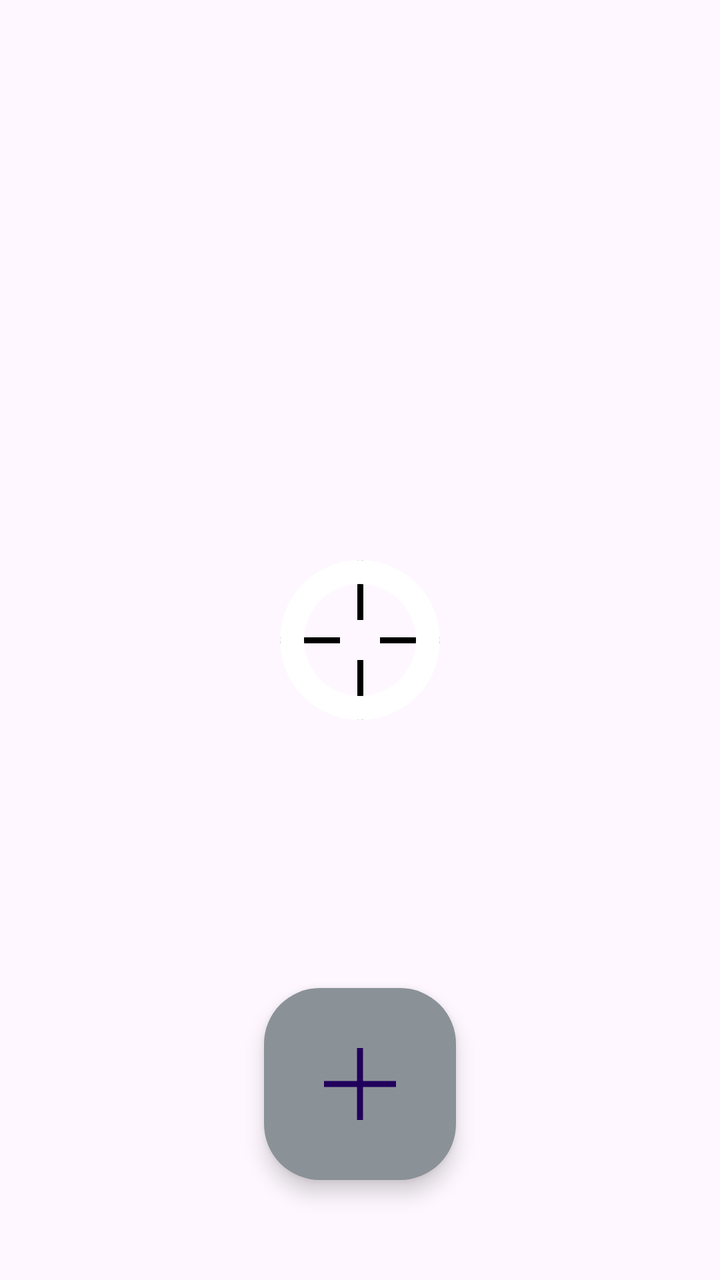
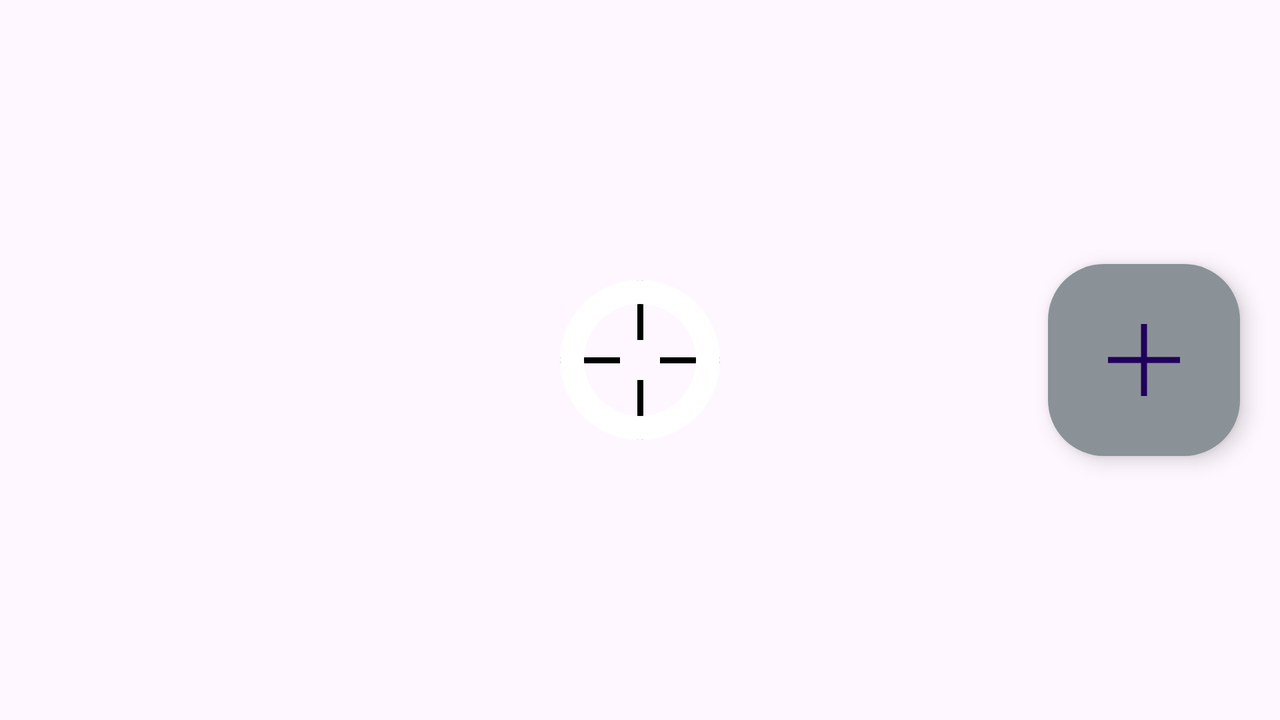

The same Android screen from two of the app's own layout files: first res/layout/ as a phone draws it, then the author's variant for another configuration, drawn on a device whose configuration selects that folder. Both files follow.
<!-- AndroidManifest.xml: application theme Theme.ColourPicker -->
<!-- res/layout/fragment_camera.xml -->
<?xml version="1.0" encoding="utf-8"?>
<androidx.constraintlayout.widget.ConstraintLayout xmlns:android="http://schemas.android.com/apk/res/android"
    xmlns:app="http://schemas.android.com/apk/res-auto"
    xmlns:tools="http://schemas.android.com/tools"
    android:layout_width="match_parent"
    android:layout_height="match_parent"
    android:id="@+id/selectActionsPaddingContainer"
    tools:context=".ui.camera.CameraFragment">

    <Button
        android:id="@+id/getTouchPosition"
        android:layout_width="match_parent"
        android:layout_height="match_parent"
        android:alpha="0"/>

    <TextView
        android:id="@+id/previewPickedColour"
        android:layout_width="match_parent"
        android:layout_height="wrap_content"
        android:background="@drawable/saved_colour_background"
        android:textSize="@dimen/abc_text_size_medium_material"
        android:layout_margin="5dp"
        android:gravity="center"
        android:padding="20dp"
        app:layout_constraintTop_toTopOf="parent"/>

    <androidx.constraintlayout.widget.ConstraintLayout
        android:layout_width="80dp"
        android:layout_height="80dp"
        app:layout_constraintStart_toStartOf="parent"
        app:layout_constraintEnd_toEndOf="parent"
        app:layout_constraintTop_toTopOf="parent"
        app:layout_constraintBottom_toBottomOf="parent">

        <TextView
            android:id="@+id/crossLeft"
            android:layout_width="30dp"
            android:layout_height="3dp"
            android:background="#000"
            app:layout_constraintStart_toStartOf="parent"
            app:layout_constraintTop_toTopOf="parent"
            app:layout_constraintBottom_toBottomOf="parent"/>

        <TextView
            android:id="@+id/crossRight"
            android:layout_width="30dp"
            android:layout_height="3dp"
            android:background="#000"
            app:layout_constraintEnd_toEndOf="parent"
            app:layout_constraintTop_toTopOf="parent"
            app:layout_constraintBottom_toBottomOf="parent"/>

        <TextView
            android:id="@+id/crossTop"
            android:layout_width="3dp"
            android:layout_height="30dp"
            android:background="#000"
            app:layout_constraintStart_toStartOf="parent"
            app:layout_constraintEnd_toEndOf="parent"
            app:layout_constraintTop_toTopOf="parent"/>

        <TextView
            android:id="@+id/crossBottom"
            android:layout_width="3dp"
            android:layout_height="30dp"
            android:background="#000"
            app:layout_constraintStart_toStartOf="parent"
            app:layout_constraintEnd_toEndOf="parent"
            app:layout_constraintBottom_toBottomOf="parent"/>

        <TextView
            android:id="@+id/pickerPreview"
            android:layout_width="match_parent"
            android:layout_height="match_parent"
            android:background="@drawable/circle_outline"/>

    </androidx.constraintlayout.widget.ConstraintLayout>

    <com.google.android.material.floatingactionbutton.FloatingActionButton
        android:id="@+id/pickColour"
        android:layout_width="wrap_content"
        android:layout_height="wrap_content"
        android:layout_marginBottom="50dp"
        android:src="@drawable/ic_plus"
        android:backgroundTint="?reversedColourAccent"
        app:layout_constraintStart_toStartOf="parent"
        app:layout_constraintEnd_toEndOf="parent"
        app:layout_constraintBottom_toBottomOf="parent"
        style="@style/Widget.Material3.FloatingActionButton.Large.Primary"/>

</androidx.constraintlayout.widget.ConstraintLayout>
<!-- resources referenced by this layout -->
<resources>
  <!-- drawable circle_outline (drawable) -->
  <vector xmlns:android="http://schemas.android.com/apk/res/android"
      android:width="24dp"
      android:height="24dp"
      android:viewportWidth="20"
      android:viewportHeight="20">
      <path
          android:fillColor="#fff"
          android:pathData="M0,10
          a10,10 0,0 1,20 0 h-3
          a7,7 0,0 0,-14 0 h-3
          a10,10 0,0 0,20 0 h-3
          a7,7 0,0 1,-14 0 h-3z
          "/>
  </vector>
  <!-- drawable ic_plus (drawable) -->
  <vector xmlns:android="http://schemas.android.com/apk/res/android"
      android:width="24dp"
      android:height="24dp"
      android:viewportWidth="24"
      android:viewportHeight="24">
      <path
          android:fillColor="?defaultTextColour"
          android:pathData="M11,0
          v24 h2 v-24 h-2
          m-11,11 h11 v2 h-11 v-2
          m13,0 h11 v2 h-11 v-2z"/>
  </vector>
  <!-- from res/values-v31/ -->
  <style name="Theme.ColourPicker" parent="Theme.Material3.DayNight.NoActionBar">
          
          <item name="colorPrimary">@color/grey_light</item>
          <item name="colorPrimaryVariant">@color/grey_dark</item>
          <item name="colorOnPrimary">@color/white</item>
          
          <item name="colorSecondary">@color/black</item>
          <item name="colorSecondaryVariant">@color/black</item>
          <item name="colorOnSecondary">@color/black</item>
          
          <item name="android:statusBarColor">?attr/colorPrimaryVariant</item>
          
          <item name="windowActionBar">false</item>
          <item name="windowNoTitle">true</item>
          <item name="android:windowDrawsSystemBarBackgrounds">true</item>
          <item name="android:windowLayoutInDisplayCutoutMode">shortEdges</item>
  
          <item name="mainColour">@color/material_dynamic_neutral_variant90</item>
          <item name="mainColourAccent">@color/material_dynamic_neutral80</item>
          <item name="reversedColour">@color/material_dynamic_neutral20</item>
          <item name="reversedColourAccent">@color/material_dynamic_neutral_variant60</item>
          <item name="mainShade">@color/white</item>
          <item name="reversedShade">@color/black</item>
          <item name="defaultTextColour">@color/black</item>
          <item name="navigationUnselectedColour">@color/material_dynamic_neutral50</item>
          <item name="navigationSelectedColour">@color/material_dynamic_primary20</item>
          <item name="highlightColour">@color/material_dynamic_neutral_variant30</item>
      </style>
  <color name="grey_light">#ddd</color>
  <color name="grey_dark">#333</color>
  <color name="white">#FFFFFFFF</color>
  <color name="black">#FF000000</color>
</resources>
<!-- res/layout-land/fragment_camera.xml (the author's variant of the layout above) -->
<!-- drawn on the phone turned sideways -->
<?xml version="1.0" encoding="utf-8"?>
<androidx.constraintlayout.widget.ConstraintLayout xmlns:android="http://schemas.android.com/apk/res/android"
    xmlns:app="http://schemas.android.com/apk/res-auto"
    xmlns:tools="http://schemas.android.com/tools"
    android:layout_width="match_parent"
    android:layout_height="match_parent"
    android:id="@+id/selectActionsPaddingContainer"
    tools:context=".ui.camera.CameraFragment">

    <Button
        android:id="@+id/getTouchPosition"
        android:layout_width="match_parent"
        android:layout_height="match_parent"
        android:alpha="0"/>

    <TextView
        android:id="@+id/previewPickedColour"
        android:layout_width="match_parent"
        android:layout_height="wrap_content"
        android:background="@drawable/saved_colour_background"
        android:textSize="@dimen/abc_text_size_medium_material"
        android:layout_margin="5dp"
        android:gravity="center"
        android:padding="20dp"
        app:layout_constraintTop_toTopOf="parent"/>

    <androidx.constraintlayout.widget.ConstraintLayout
        android:layout_width="80dp"
        android:layout_height="80dp"
        app:layout_constraintStart_toStartOf="parent"
        app:layout_constraintEnd_toEndOf="parent"
        app:layout_constraintTop_toTopOf="parent"
        app:layout_constraintBottom_toBottomOf="parent">

        <TextView
            android:id="@+id/crossLeft"
            android:layout_width="30dp"
            android:layout_height="3dp"
            android:background="#000"
            app:layout_constraintStart_toStartOf="parent"
            app:layout_constraintTop_toTopOf="parent"
            app:layout_constraintBottom_toBottomOf="parent"/>

        <TextView
            android:id="@+id/crossRight"
            android:layout_width="30dp"
            android:layout_height="3dp"
            android:background="#000"
            app:layout_constraintEnd_toEndOf="parent"
            app:layout_constraintTop_toTopOf="parent"
            app:layout_constraintBottom_toBottomOf="parent"/>

        <TextView
            android:id="@+id/crossTop"
            android:layout_width="3dp"
            android:layout_height="30dp"
            android:background="#000"
            app:layout_constraintStart_toStartOf="parent"
            app:layout_constraintEnd_toEndOf="parent"
            app:layout_constraintTop_toTopOf="parent"/>

        <TextView
            android:id="@+id/crossBottom"
            android:layout_width="3dp"
            android:layout_height="30dp"
            android:background="#000"
            app:layout_constraintStart_toStartOf="parent"
            app:layout_constraintEnd_toEndOf="parent"
            app:layout_constraintBottom_toBottomOf="parent"/>

        <TextView
            android:id="@+id/pickerPreview"
            android:layout_width="match_parent"
            android:layout_height="match_parent"
            android:background="@drawable/circle_outline"/>

    </androidx.constraintlayout.widget.ConstraintLayout>

    <com.google.android.material.floatingactionbutton.FloatingActionButton
        android:id="@+id/pickColour"
        android:layout_width="wrap_content"
        android:layout_height="wrap_content"
        android:layout_marginEnd="20dp"
        android:src="@drawable/ic_plus"
        android:backgroundTint="?reversedColourAccent"
        app:layout_constraintEnd_toEndOf="parent"
        app:layout_constraintTop_toTopOf="parent"
        app:layout_constraintBottom_toBottomOf="parent"
        style="@style/Widget.Material3.FloatingActionButton.Large.Primary"/>

</androidx.constraintlayout.widget.ConstraintLayout>
